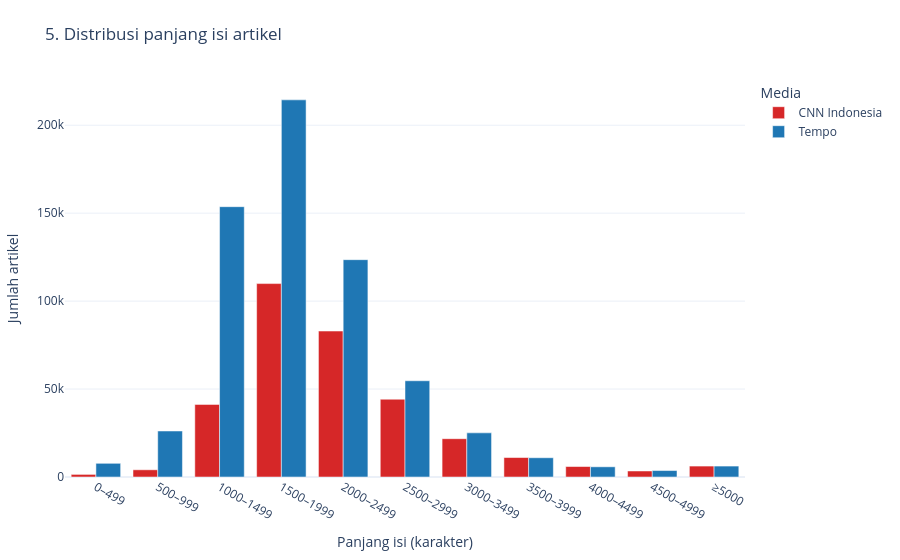

Notebook cell for this chart:
### Markdown cell above
## 6. Distribusi panjang artikel

Grafik 5 menggunakan jumlah karakter setelah cleaning. Bin 500 karakter dipakai sampai 4.999 karakter dan semua artikel ≥5.000 karakter disatukan dalam bin terakhir, sehingga teks panjang tetap dihitung.

### Code cell
length_bins = con.sql("""
SELECT source, LEAST(CAST(FLOOR(content_length / 500.0) AS INTEGER), 10) AS bin_id,
       COUNT(*) AS article_count
FROM news GROUP BY 1, 2 ORDER BY 2, 1
""").pl().with_columns(
    pl.col("bin_id").map_elements(
        lambda b: f"{b * 500}–{b * 500 + 499}" if b < 10 else "≥5000",
        return_dtype=pl.String
    ).alias("length_bin")
)
assert length_bins["article_count"].sum() == total_articles
fig = px.bar(length_bins.to_pandas(), x="length_bin", y="article_count", color="source",
             barmode="group", color_discrete_map=COLORS,
             category_orders={"length_bin": [f"{i * 500}–{i * 500 + 499}" for i in range(10)] + ["≥5000"]},
             title="5. Distribusi panjang isi artikel",
             labels={"length_bin": "Panjang isi (karakter)", "article_count": "Jumlah artikel", "source": "Media"})
show_and_save(fig, "05_content_length.html")

### Figure 1 — Plotly figure (JSON) as saved in the notebook; plotly's stock layout.template omitted (floating-point values rounded to 4 significant figures)
{"data": [{"alignmentgroup": "True", "hovertemplate": "Media=CNN Indonesia<br>Panjang isi (karakter)=%{x}<br>Jumlah artikel=%{y}<extra></extra>", "legendgroup": "CNN Indonesia", "marker": {"color": "#d62728", "pattern": {"shape": ""}}, "name": "CNN Indonesia", "offsetgroup": "CNN Indonesia", "orientation": "v", "showlegend": true, "textposition": "auto", "type": "bar", "x": ["0–499", "500–999", "1000–1499", "1500–1999", "2000–2499", "2500–2999", "3000–3499", "3500–3999", "4000–4499", "4500–4999", "≥5000"], "xaxis": "x", "y": [1477, 4099, 41269, 109970, 82979, 44226, 21781, 11069, 5953, 3429, 6215], "yaxis": "y"}, {"alignmentgroup": "True", "hovertemplate": "Media=Tempo<br>Panjang isi (karakter)=%{x}<br>Jumlah artikel=%{y}<extra></extra>", "legendgroup": "Tempo", "marker": {"color": "#1f77b4", "pattern": {"shape": ""}}, "name": "Tempo", "offsetgroup": "Tempo", "orientation": "v", "showlegend": true, "textposition": "auto", "type": "bar", "x": ["0–499", "500–999", "1000–1499", "1500–1999", "2000–2499", "2500–2999", "3000–3499", "3500–3999", "4000–4499", "4500–4999", "≥5000"], "xaxis": "x", "y": [7783, 26156, 153688, 214429, 123569, 54716, 25103, 10953, 5798, 3675, 6216], "yaxis": "y"}], "layout": {"barmode": "group", "hovermode": "closest", "legend": {"title": {"text": "Media"}, "tracegroupgap": 0}, "margin": {"b": 70, "l": 60, "r": 30, "t": 80}, "title": {"text": "5. Distribusi panjang isi artikel"}, "xaxis": {"anchor": "y", "categoryarray": ["0–499", "500–999", "1000–1499", "1500–1999", "2000–2499", "2500–2999", "3000–3499", "3500–3999", "4000–4499", "4500–4999", "≥5000"], "categoryorder": "array", "domain": [0, 1], "title": {"text": "Panjang isi (karakter)"}}, "yaxis": {"anchor": "x", "domain": [0, 1], "title": {"text": "Jumlah artikel"}}}}
